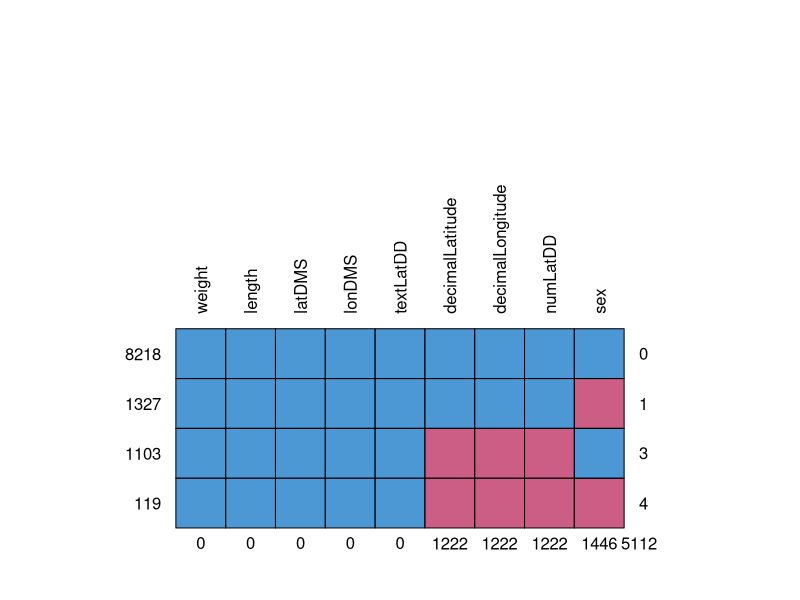
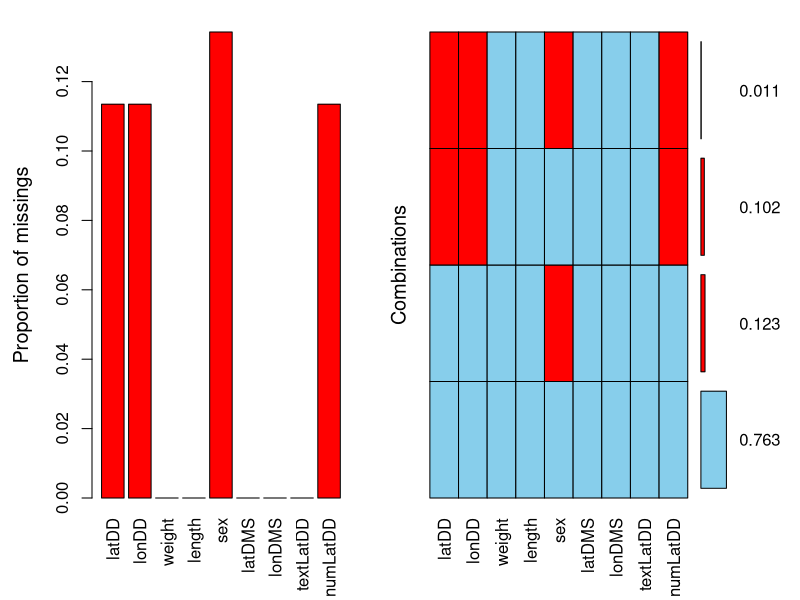
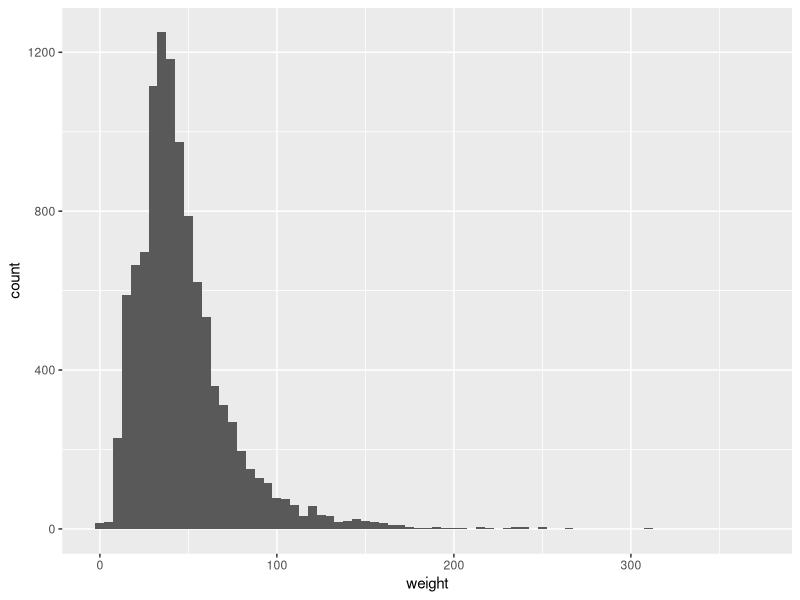
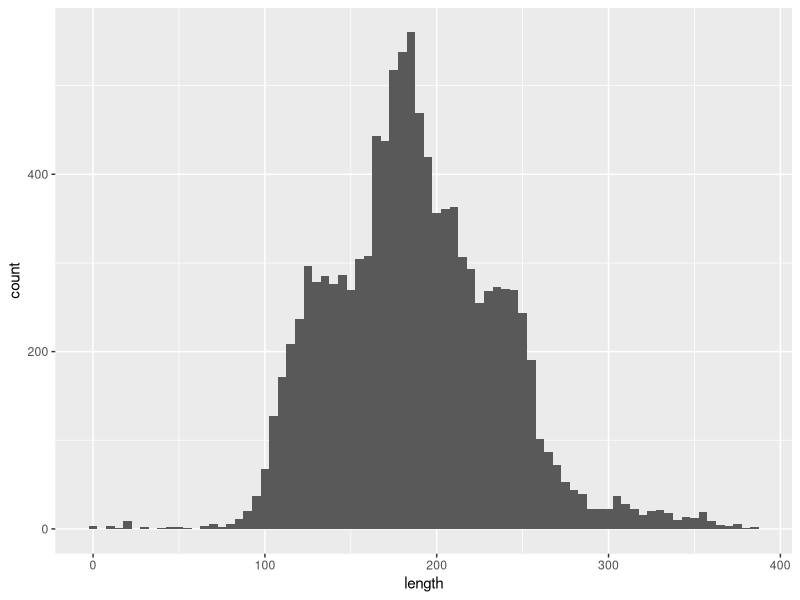

These figures' R source, in order:
knitr::opts_chunk$set(echo = TRUE)

library(tidyverse)

# Import the source CSV file that contains a structural flaw
rawDataStruct <- read_csv("../data/learning_struct.csv", 
                    progress = FALSE)

# Display the column definitions for the imported dataset
spec(rawDataStruct)

# Report the problems that were encountered when the data were imported.
problems(rawDataStruct)

# Display the imported table
rawDataStruct

library(tidyverse)

# Import the source CSV file that does not contain the structural problem highlighted above
rawData <- read_csv("../data/learning.csv", 
                    progress = FALSE)

# Display the column definitions for the imported dataset
spec(rawData)

# Report the problems that were encountered when the data were imported.
problems(rawData)

# Display the imported table
rawData

spec(rawData)
rawData %>%
  select(catalogNumber,textLatDD)

# test the creation of a numLatDD column as a numeric column and see what rows were converted to NA
rawData %>%
  mutate(numLatDD = as.numeric(rawData$textLatDD)) %>%
  filter(is.na(numLatDD)) %>%
  select(textLatDD, numLatDD) %>%
  print() %>%
  group_by(textLatDD) %>%
  summarize(count = n()) 


# create a numeric column based on the previously tested conversion of the textLatDD column
rawData$numLatDD <- as.numeric(rawData$textLatDD)
rawData

rawData2 <- read_csv("../data/learning.csv", 
                     col_types = cols(
                        textLatDD = col_double()
                        ),
                     progress = FALSE)

# Display the column definitions for the imported dataset
spec(rawData2)

# Report the problems that were encountered when the data were imported.
problems(rawData2)

# Display the imported table
rawData2

# convert the catalogNumberTxt column to a character column and see what the result is
rawData %>%
  mutate(catalogNumberTxt = as.character(catalogNumber)) %>%
  filter(is.na(catalogNumberTxt))


paste("decimalLatitude: number of NA values", sum(is.na(rawData$decimalLatitude)), sep = " ")
paste("decimalLongitude: number of NA values", sum(is.na(rawData$decimalLongitude)), sep = " ")
paste("weight: number of NA values", sum(is.na(rawData$weight)), sep = " ")
paste("length: number of NA values", sum(is.na(rawData$length)), sep = " ")
paste("sex: number of NA values", sum(is.na(rawData$sex)), sep = " ")
paste("latDMS: number of NA values", sum(is.na(rawData$latDMS)), sep = " ")
paste("lonDMS: number of NA values", sum(is.na(rawData$lonDMS)), sep = " ")
paste("textLatDD: number of NA values", sum(is.na(rawData$textLatDD)), sep = " ")
paste("numLatDD: number of NA values", sum(is.na(rawData$numLatDD)), sep = " ")


options(width = 120)
library(mice)
library(VIM)

rawData %>%
  select(decimalLatitude, decimalLongitude, weight, length, sex, latDMS, lonDMS, textLatDD, numLatDD) %>%
  md.pattern(rotate.names = TRUE)

rawData %>%
  select(decimalLatitude, decimalLongitude, weight, length, sex, latDMS, lonDMS, textLatDD, numLatDD) %>%
  rename(latDD = decimalLatitude, lonDD = decimalLongitude) %>%
  aggr(numbers=TRUE)

rawData %>%
  select(recordedBy, latDMS, lonDMS)

collectorExtract <- "^collector\\(s\\):\\s(.*;|.*$)"
preparatorExtract <- "preparator\\(s\\):\\s(.*;|.*$)"
#str_match(rawData$recordedBy, collectorExtract)[,2]
#str_match(rawData$recordedBy, preparatorExtract)[,2]
rawData$collectors <- str_match(rawData$recordedBy, collectorExtract)[,2]
rawData$preparators <- str_match(rawData$recordedBy, preparatorExtract)[,2]

dmsExtract <- "\\s*(-*[:digit:]+)°\\s*([:digit:]+)\\'\\s*([:digit:]+)"

latSubstrings <- str_match(rawData$latDMS, dmsExtract)
rawData$latD <- as.numeric(latSubstrings[,2])
rawData$latM <- as.numeric(latSubstrings[,3])
rawData$latS <- as.numeric(latSubstrings[,4])

glimpse(latSubstrings)

lonSubstrings <- str_match(rawData$lonDMS, dmsExtract)
rawData$lonD <- as.numeric(lonSubstrings[,2])
rawData$lonM <- as.numeric(lonSubstrings[,3])
rawData$lonS <- as.numeric(lonSubstrings[,4])

glimpse(lonSubstrings)

glimpse(rawData)

#library(assertr)
#
#rawData %>%
#  chain_start %>%
#  assert(within_bounds(1,Inf), weight) %>%
#  assert(within_bounds(1,Inf), length) %>%
#  insist(within_n_sds(3), weight) %>%
#  insist(within_n_sds(3), length) %>%
#  chain_end


library(ggplot2)
ggplot(rawData, aes(x=weight)) +
  geom_histogram(binwidth = 5)
ggplot(rawData, aes(x=length)) +
  geom_histogram(binwidth = 5)
  

# import the data with explicit column definitions for the textLatDD and catalogNumber columns
analysisData <- read_csv("../data/learning.csv", 
                     col_types = cols(
                        textLatDD = col_double(), 
                        catalogNumber = col_character()
                        ),
                     progress = FALSE)

# split up the recordedBy column
collectorExtract <- "^collector\\(s\\):\\s(.*;|.*$)"
preparatorExtract <- "preparator\\(s\\):\\s(.*;|.*$)"
analysisData$collectors <- str_match(analysisData$recordedBy, collectorExtract)[,2]
analysisData$preparators <- str_match(analysisData$recordedBy, preparatorExtract)[,2]

# split up the latDMS and lonDMS columns
dmsExtract <- "\\s*(-*[:digit:]+)°\\s*([:digit:]+)\\'\\s*([:digit:]+)"

latSubstrings <- str_match(analysisData$latDMS, dmsExtract)
analysisData$latD <- as.numeric(latSubstrings[,2])
analysisData$latM <- as.numeric(latSubstrings[,3])
analysisData$latS <- as.numeric(latSubstrings[,4])

lonSubstrings <- str_match(analysisData$lonDMS, dmsExtract)
analysisData$lonD <- as.numeric(lonSubstrings[,2])
analysisData$lonM <- as.numeric(lonSubstrings[,3])
analysisData$lonS <- as.numeric(lonSubstrings[,4])

glimpse(analysisData)


#library(knitr)
#purl("cleaning_data.Rmd", "cleaning_data_nodocs.R", documentation = 0)
